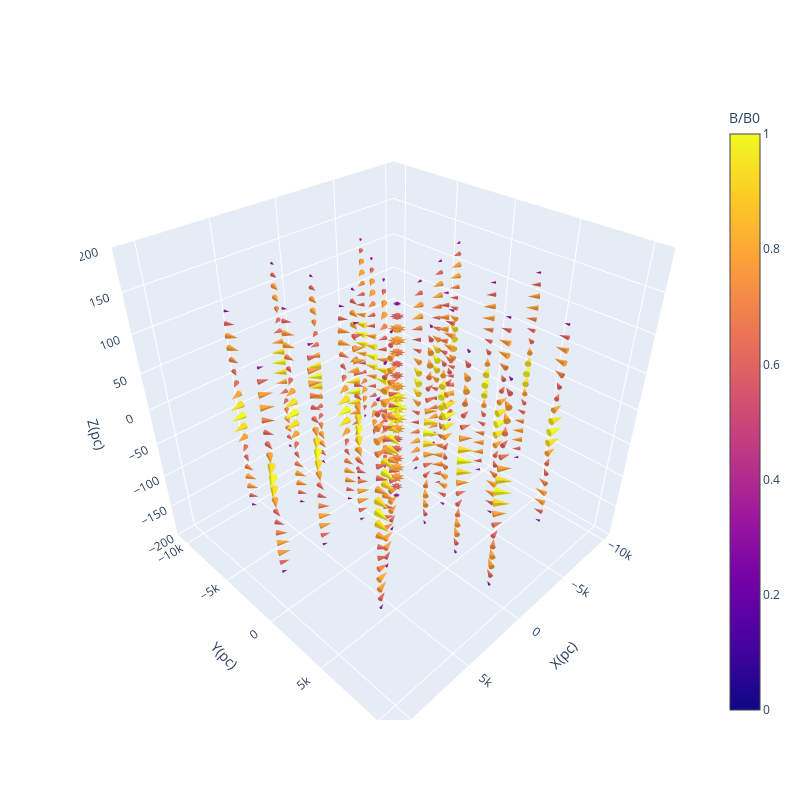

This figure's notebook cell:
### Markdown cell above
Plotting B in 3d

### Code cell
#No of points where vectors have to be shown in R,Phi,z
pl_res=(4,10,20)

# Assuming B_total and pitch_angles are your arrays
B_total,pitch_angles=b_total_pitch(B0_R,B0_PHI) # random pitch angles between 0 and pi/2


B_3d_phi = np.tile(B0_PHI[::int(len(B0_PHI)/pl_res[2])], (pl_res[0], pl_res[1], 1))
B_3d_r = np.tile(B0_R[::int(len(B0_PHI)/pl_res[2])], (pl_res[0], pl_res[1], 1))
B_3d_z = np.zeros_like(B_3d_r)
B_3d_total= np.tile(B_total, (pl_res[0], pl_res[1], 1))
# Define the grid in r, phi, z
r = np.linspace(0, 10000, B_3d_r.shape[0])
phi = np.linspace(0, 2*np.pi, B_3d_phi.shape[1])
z1 = np.linspace(-150, 150, B_3d_z.shape[2])
r, phi, z = np.meshgrid(r, phi, z1, indexing='ij')

# Convert to Cartesian coordinates
x = r * np.cos(phi)
y = r * np.sin(phi)

# Convert B_3d_r, B_3d_phi to Cartesian components
B_3d_x = B_3d_r * np.cos(phi) - B_3d_phi * np.sin(phi)
B_3d_y = B_3d_r * np.sin(phi) + B_3d_phi * np.cos(phi)

# Create 3D plot
# Compute magnitudes for scaling
B_magnitude = np.max(np.sqrt(B_3d_x ** 2 + B_3d_y ** 2 + B_3d_z ** 2))

# Scale components by magnitude for variable lengths
scale_factor = 1  # Adjust this factor for desired length scaling

B_3d_x_scaled = B_3d_x / B_magnitude * scale_factor
B_3d_y_scaled = B_3d_y / B_magnitude * scale_factor
B_3d_z_scaled = B_3d_z / B_magnitude * scale_factor

fig = go.Figure()

# Add an arrow trace for each point
fig = go.Figure(data=go.Cone(x=x.ravel(), y=y.ravel(), z=z.ravel(),
                             u=B_3d_x_scaled.ravel(), v=B_3d_y_scaled.ravel(), w=B_3d_z_scaled.ravel(),
                             sizemode="scaled", sizeref=1))

# Set labels
fig.update_layout(scene=dict(
    xaxis_title='X(pc)',
    yaxis_title='Y(pc)',
    zaxis_title='Z(pc)',
    zaxis=dict(range=[-200, 200])),
    width=fig_s,
    height=fig_s)
# Add label to colorbar
fig.data[0].colorbar.title = "B/B0"
fig.show()

### Figure 1 — Plotly figure (JSON) as saved in the notebook; plotly's stock layout.template omitted (floating-point values rounded to 4 significant figures; data arrays with more than 128 entries replaced by an {"elided": "..."} marker saying what was removed)
{"data": [{"colorbar": {"title": {"text": "B/B0"}}, "sizemode": "scaled", "sizeref": 1, "type": "cone", "u": {"elided": "840 float values"}, "v": {"elided": "840 float values"}, "w": {"elided": "840 int values"}, "x": {"elided": "840 float values"}, "y": {"elided": "840 float values"}, "z": {"elided": "840 int values"}}], "layout": {"height": 800, "scene": {"xaxis": {"title": {"text": "X(pc)"}}, "yaxis": {"title": {"text": "Y(pc)"}}, "zaxis": {"range": [-200, 200], "title": {"text": "Z(pc)"}}}, "width": 800}}
